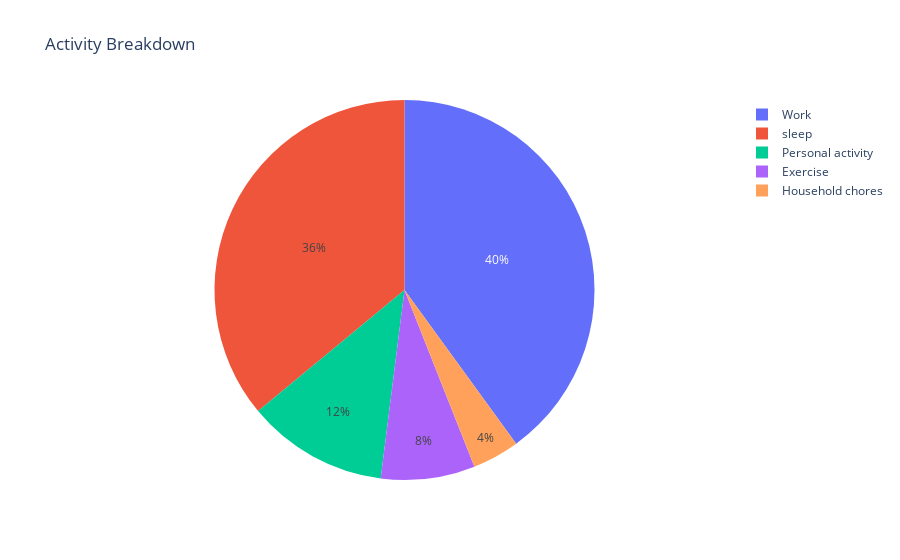

Notebook code cell kept with this figure:
### Code cell
import plotly.express as px
fig = px.pie(values, values='hours', names='activity', title='Activity Breakdown ')
fig.show()

### Figure 1 — Plotly figure (JSON) as saved in the notebook; plotly's stock layout.template omitted (floating-point values rounded to 4 significant figures)
{"data": [{"domain": {"x": [0, 1], "y": [0, 1]}, "hovertemplate": "activity=%{label}<br>hours=%{value}<extra></extra>", "labels": ["Work", "sleep", "Personal activity", "Exercise", "Household chores"], "legendgroup": "", "name": "", "showlegend": true, "type": "pie", "values": [10, 9, 3, 2, 1]}], "layout": {"legend": {"tracegroupgap": 0}, "title": {"text": "Activity Breakdown "}}}
